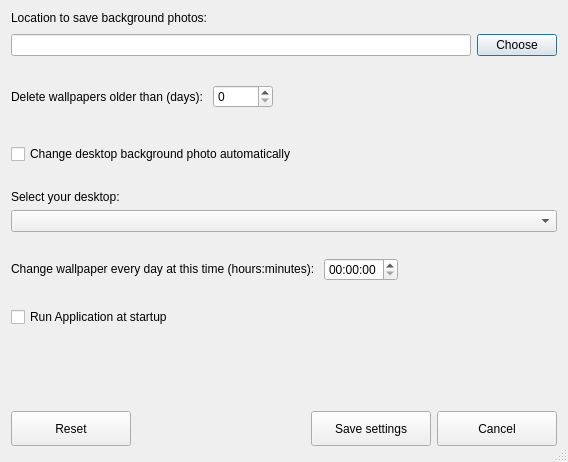
<?xml version="1.0" encoding="UTF-8"?>
<ui version="4.0">
 <class>SettingsWindow</class>
 <widget class="QDialog" name="SettingsWindow">
  <property name="windowModality">
   <enum>Qt::WindowModal</enum>
  </property>
  <property name="geometry">
   <rect>
    <x>0</x>
    <y>0</y>
    <width>568</width>
    <height>462</height>
   </rect>
  </property>
  <property name="sizePolicy">
   <sizepolicy hsizetype="Preferred" vsizetype="Preferred">
    <horstretch>0</horstretch>
    <verstretch>0</verstretch>
   </sizepolicy>
  </property>
  <property name="windowTitle">
   <string>Settings</string>
  </property>
  <property name="sizeGripEnabled">
   <bool>true</bool>
  </property>
  <property name="modal">
   <bool>true</bool>
  </property>
  <layout class="QGridLayout" name="gridLayout">
   <item row="0" column="0">
    <layout class="QVBoxLayout" name="verticalLayout_2">
     <item>
      <widget class="QLabel" name="label">
       <property name="text">
        <string>&lt;html&gt;&lt;head/&gt;&lt;body&gt;&lt;p&gt;Location to save background photos: &lt;/p&gt;&lt;/body&gt;&lt;/html&gt;</string>
       </property>
      </widget>
     </item>
     <item>
      <layout class="QHBoxLayout" name="horizontalLayout">
       <property name="topMargin">
        <number>3</number>
       </property>
       <property name="bottomMargin">
        <number>3</number>
       </property>
       <item>
        <widget class="QLineEdit" name="lineEdit"/>
       </item>
       <item>
        <widget class="QPushButton" name="pushButton">
         <property name="text">
          <string>Choose</string>
         </property>
        </widget>
       </item>
      </layout>
     </item>
     <item>
      <layout class="QHBoxLayout" name="horizontalLayout_4">
       <property name="topMargin">
        <number>20</number>
       </property>
       <property name="bottomMargin">
        <number>20</number>
       </property>
       <item>
        <widget class="QLabel" name="label_2">
         <property name="text">
          <string>Delete wallpapers older than (days): </string>
         </property>
        </widget>
       </item>
       <item>
        <widget class="QSpinBox" name="spinBox">
         <property name="sizePolicy">
          <sizepolicy hsizetype="Minimum" vsizetype="Fixed">
           <horstretch>0</horstretch>
           <verstretch>0</verstretch>
          </sizepolicy>
         </property>
         <property name="minimumSize">
          <size>
           <width>60</width>
           <height>0</height>
          </size>
         </property>
        </widget>
       </item>
       <item>
        <spacer name="horizontalSpacer_3">
         <property name="orientation">
          <enum>Qt::Horizontal</enum>
         </property>
         <property name="sizeType">
          <enum>QSizePolicy::Expanding</enum>
         </property>
         <property name="sizeHint" stdset="0">
          <size>
           <width>10</width>
           <height>10</height>
          </size>
         </property>
        </spacer>
       </item>
      </layout>
     </item>
     <item>
      <layout class="QVBoxLayout" name="verticalLayout_5">
       <property name="topMargin">
        <number>10</number>
       </property>
       <property name="bottomMargin">
        <number>10</number>
       </property>
       <item>
        <widget class="QCheckBox" name="checkBox_3">
         <property name="text">
          <string>Change desktop background photo automatically</string>
         </property>
         <property name="checkable">
          <bool>true</bool>
         </property>
        </widget>
       </item>
      </layout>
     </item>
     <item>
      <layout class="QVBoxLayout" name="verticalLayout_6">
       <property name="topMargin">
        <number>10</number>
       </property>
       <property name="bottomMargin">
        <number>10</number>
       </property>
       <item>
        <widget class="QLabel" name="label_3">
         <property name="enabled">
          <bool>true</bool>
         </property>
         <property name="text">
          <string>Select your desktop: </string>
         </property>
        </widget>
       </item>
       <item>
        <widget class="QComboBox" name="comboBox"/>
       </item>
      </layout>
     </item>
     <item>
      <layout class="QHBoxLayout" name="horizontalLayout_5">
       <property name="topMargin">
        <number>10</number>
       </property>
       <property name="bottomMargin">
        <number>10</number>
       </property>
       <item>
        <widget class="QLabel" name="label_5">
         <property name="text">
          <string>&lt;html&gt;&lt;head/&gt;&lt;body&gt;&lt;p&gt;Change wallpaper every day at this time (hours:minutes): &lt;/p&gt;&lt;/body&gt;&lt;/html&gt;</string>
         </property>
        </widget>
       </item>
       <item>
        <widget class="QTimeEdit" name="timeEdit"/>
       </item>
       <item>
        <spacer name="horizontalSpacer_4">
         <property name="orientation">
          <enum>Qt::Horizontal</enum>
         </property>
         <property name="sizeHint" stdset="0">
          <size>
           <width>40</width>
           <height>20</height>
          </size>
         </property>
        </spacer>
       </item>
      </layout>
     </item>
     <item>
      <layout class="QVBoxLayout" name="verticalLayout_7">
       <property name="topMargin">
        <number>10</number>
       </property>
       <property name="bottomMargin">
        <number>10</number>
       </property>
       <item>
        <widget class="QCheckBox" name="checkBox_2">
         <property name="text">
          <string>Run Application at startup</string>
         </property>
        </widget>
       </item>
      </layout>
     </item>
     <item>
      <spacer name="verticalSpacer">
       <property name="orientation">
        <enum>Qt::Vertical</enum>
       </property>
       <property name="sizeHint" stdset="0">
        <size>
         <width>20</width>
         <height>40</height>
        </size>
       </property>
      </spacer>
     </item>
     <item>
      <layout class="QHBoxLayout" name="horizontalLayout_6">
       <property name="topMargin">
        <number>15</number>
       </property>
       <property name="bottomMargin">
        <number>5</number>
       </property>
       <item>
        <widget class="QPushButton" name="pushButton_5">
         <property name="sizePolicy">
          <sizepolicy hsizetype="Minimum" vsizetype="Minimum">
           <horstretch>0</horstretch>
           <verstretch>0</verstretch>
          </sizepolicy>
         </property>
         <property name="minimumSize">
          <size>
           <width>120</width>
           <height>35</height>
          </size>
         </property>
         <property name="text">
          <string>Reset</string>
         </property>
        </widget>
       </item>
       <item>
        <spacer name="horizontalSpacer_5">
         <property name="orientation">
          <enum>Qt::Horizontal</enum>
         </property>
         <property name="sizeHint" stdset="0">
          <size>
           <width>40</width>
           <height>20</height>
          </size>
         </property>
        </spacer>
       </item>
       <item>
        <widget class="QPushButton" name="pushButton_3">
         <property name="sizePolicy">
          <sizepolicy hsizetype="Minimum" vsizetype="Minimum">
           <horstretch>0</horstretch>
           <verstretch>0</verstretch>
          </sizepolicy>
         </property>
         <property name="minimumSize">
          <size>
           <width>120</width>
           <height>20</height>
          </size>
         </property>
         <property name="text">
          <string>Save settings</string>
         </property>
        </widget>
       </item>
       <item>
        <widget class="QPushButton" name="pushButton_4">
         <property name="sizePolicy">
          <sizepolicy hsizetype="Minimum" vsizetype="Minimum">
           <horstretch>0</horstretch>
           <verstretch>0</verstretch>
          </sizepolicy>
         </property>
         <property name="minimumSize">
          <size>
           <width>120</width>
           <height>35</height>
          </size>
         </property>
         <property name="text">
          <string>Cancel</string>
         </property>
        </widget>
       </item>
      </layout>
     </item>
    </layout>
   </item>
  </layout>
 </widget>
 <resources/>
 <connections/>
</ui>
